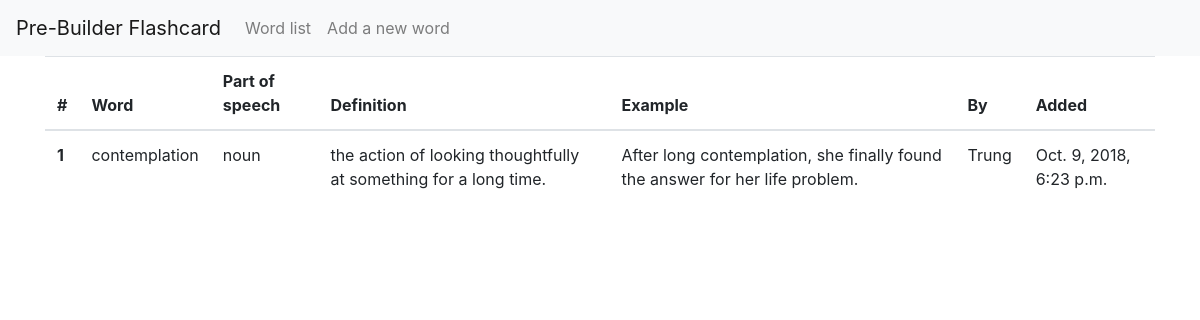
Page /list on the earlier database version.
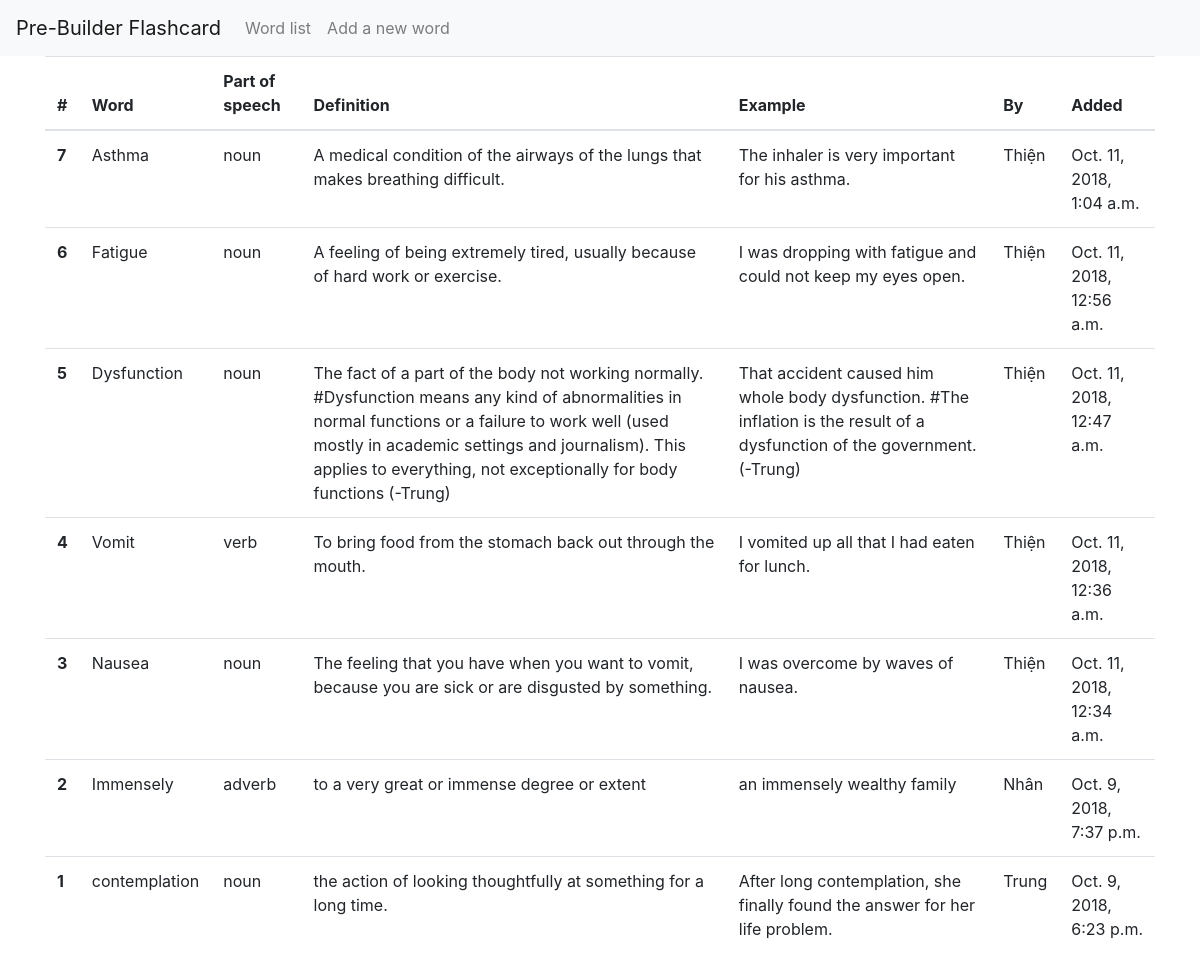
Same page on the later database version.
### flashcard/models.py (models this page shows, shortened)
class Word(models.Model):
    user = models.CharField(max_length = 40)
    word = models.CharField(max_length = 50, unique = True)
    part_of_speech = models.CharField(max_length = 50)
    definition = models.TextField()
    example = models.TextField()
    added = models.DateTimeField(auto_now_add=True)
    class Meta:
        ordering = ('-added',)

### flashcard/views.py (the view)
# urls.py: path("list", views.list_word, name = 'list'),
def list_word(request):
    word_list = Word.objects.all()
    return render(request, 'list.html', {'word_list':word_list})

### template/list.html
{% extends 'base.html' %}
{% block body %}
<div class="container">
    <table class="table">
        <thead>
            <tr>
                <th scope="col">#</th>
                <th scope="col">Word</th>
                <th scope="col">Part of speech</th>
                <th scope="col">Definition</th>
                <th scope="col">Example</th>
                <th scope="col">By</th>
                <th scope="col">Added</th>
            </tr>
        </thead>
        <tbody>
            {% for word in word_list %}
            <tr>
                <th scope="row">{{word.pk}}</th>
                <td>{{word.word}}</td>
                <td>{{word.part_of_speech}}</td>
                <td>{{word.definition}}</td>
                <td>{{word.example}}</td>
                <td>{{word.user}}</td>
                <td>{{word.added}}</td>
            </tr>
            {% endfor %}
        </tbody>
    </table>
</div>
{% endblock %}

### template/base.html (shortened to what this page needs)
{% load staticfiles %}
<!DOCTYPE html>
<html lang="en">
<head>
    <link rel="stylesheet" href="https://stackpath.bootstrapcdn.com/bootstrap/4.1.3/css/bootstrap.min.css"
>
</head>
<body>
    <nav class="navbar navbar-expand-lg navbar-light bg-light">
        <a class="navbar-brand" href="{% url 'index' %}">Pre-Builder Flashcard</a>
        <div class="collapse navbar-collapse" id="navbarSupportedContent">
            <ul class="navbar-nav mr-auto">
                <li class="nav-item">
                    <a class="nav-link" href="{% url 'list'%}">Word list</a>
                </li>
                <li class="nav-item">
                    <a class="nav-link" href="{% url 'add'%}">Add a new word</a>
                </li>
        </div>
    </nav>
    {% block body %}
    {% endblock %}
</body>
</html>

Differences in the rows shown:
added Word: pk "7", word "Asthma", part_of_speech "noun", definition "A medical condition of the airways of the lungs that makes breathing difficult.", example "The inhaler is very important for his asthma.", user "Thiện", added "Oct. 11, 2018, 1:04 a.m."
added Word: pk "6", word "Fatigue", part_of_speech "noun", definition "A feeling of being extremely tired, usually because of hard work or exercise.", example "I was dropping with fatigue and could not keep my eyes open.", user "Thiện", added "Oct. 11, 2018, 12:56 a.m."
added Word: pk "5", word "Dysfunction", part_of_speech "noun", definition "The fact of a part of the body not working normally. #Dysfunction means any kind of abnormalities in normal functions or a failure to work well (used mostly in academic settings and journalism). This applies to everything, not exceptionally for body functions (-Trung)", example "That accident caused him whole body dysfunction. #The inflation is the result of a dysfunction of the government. (-Trung)", user "Thiện", added "Oct. 11, 2018, 12:47 a.m."
added Word: pk "4", word "Vomit", part_of_speech "verb", definition "To bring food from the stomach back out through the mouth.", example "I vomited up all that I had eaten for lunch.", user "Thiện", added "Oct. 11, 2018, 12:36 a.m."
added Word: pk "3", word "Nausea", part_of_speech "noun", definition "The feeling that you have when you want to vomit, because you are sick or are disgusted by something.", example "I was overcome by waves of nausea.", user "Thiện", added "Oct. 11, 2018, 12:34 a.m."
added Word: pk "2", word "Immensely", part_of_speech "adverb", definition "to a very great or immense degree or extent", example "an immensely wealthy family", user "Nhân", added "Oct. 9, 2018, 7:37 p.m."
